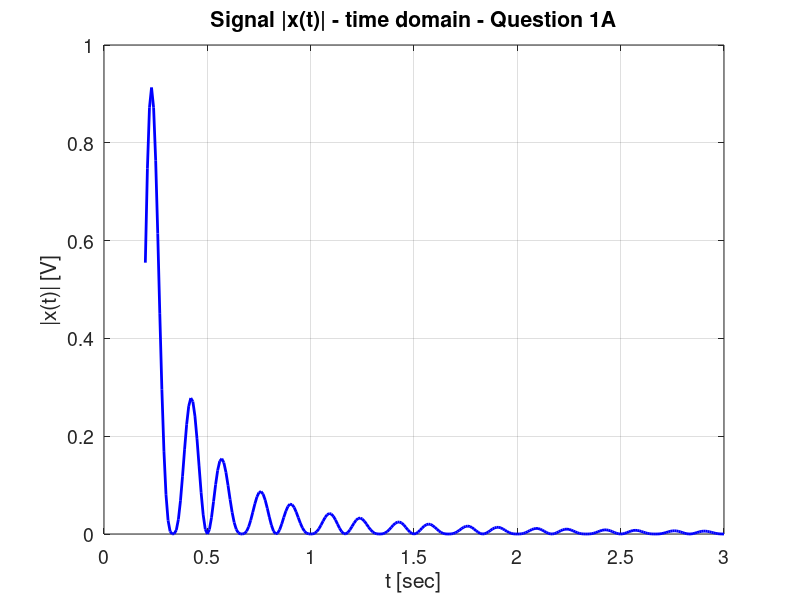
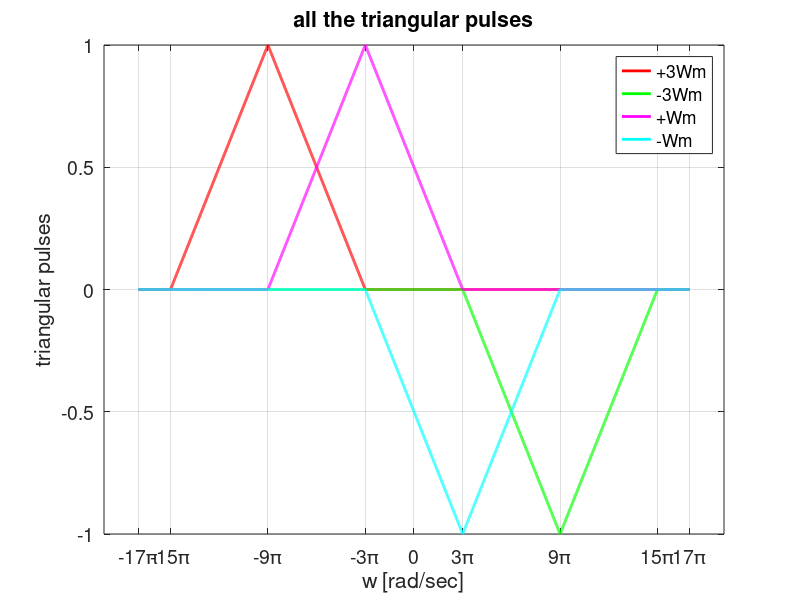
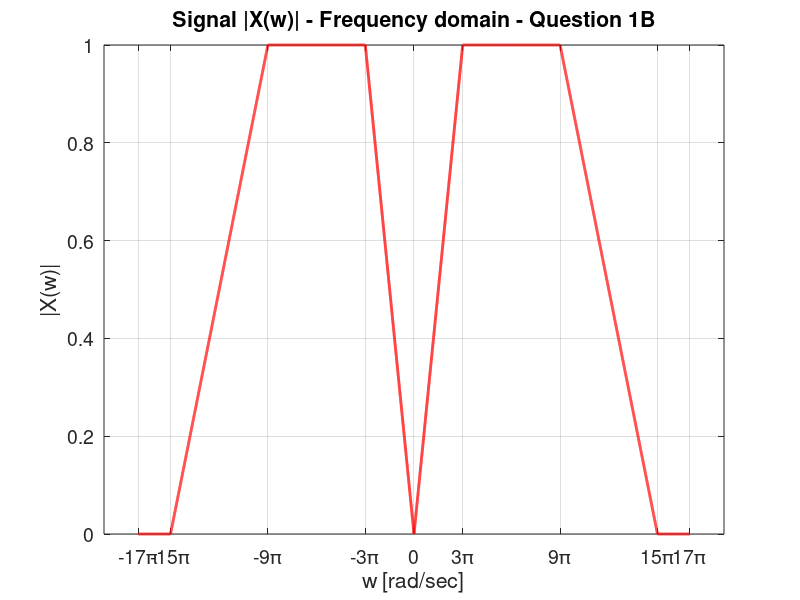
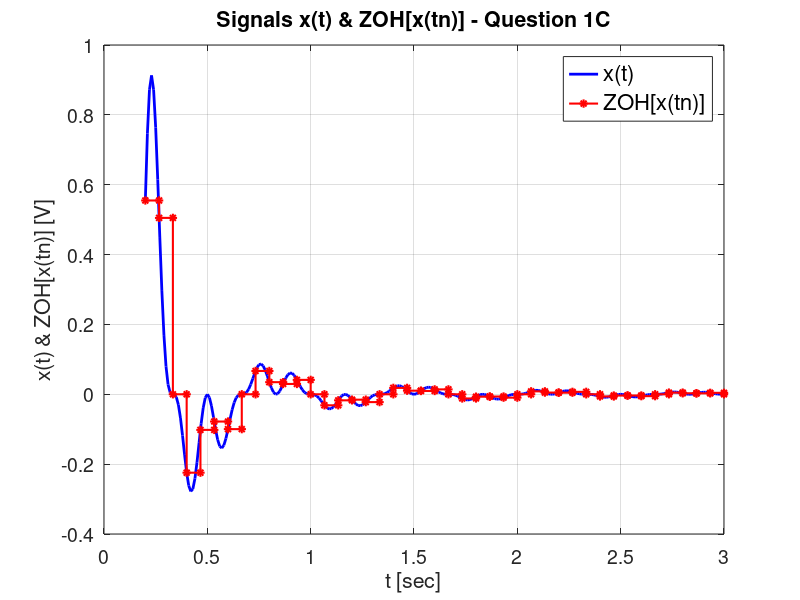

The MATLAB script that drew these images, in order:
clc;
clear all;
close all;
 
% -------------------------- question 1A ----------------------------------
t = 0.2:0.01:3; %continuous time vector
Wm = 3*pi; 
A = 4./(Wm*pi*(t.^2)); % signal amplitude
x_t = A.*((sin(Wm*t)).^2).*(cos(Wm*t)).*(sin(2*Wm*t)); %continuous signal
x_t_abs = abs(x_t); % absolute value of the signal

% showing the signal |x(t)|
figure; % new figure window
plot(t,x_t_abs,'b','LineWidth',2);  % continuous signal graph
title('Signal |x(t)| - time domain - Question 1A','FontSize',18); 
xlabel('t [sec]','FontSize',16); 
ylabel('|x(t)| [V]','FontSize',16);
set(gca, 'FontSize', 14); % defining scale of axis size
grid on;


% -------------------------- question 1B ----------------------------------
w = -17*pi:0.01:17*pi; % frequency vector 
% defining the triangles which assemble X(w)
triangle1 = tripuls(w + 3*Wm, 4*Wm); 
triangle2 = -tripuls(w - 3*Wm, 4*Wm);
triangle3 = tripuls(w + Wm, 4*Wm);
triangle4 = -tripuls(w - Wm, 4*Wm);

%showing all the triangular pulses in one plot
figure; %new figure window
plot(w,triangle1,'r','LineWidth',2);
hold on;
plot(w,triangle2,'g','LineWidth',2);  
hold on;
plot(w,triangle3,'m','LineWidth',2);  
hold on;
plot(w,triangle4,'c','LineWidth',2);  
title('all the triangular pulses','FontSize',18); 
xlabel('w [rad/sec]','FontSize',16); 
ylabel('triangular pulses','FontSize',16);
legend([{'+3Wm'};{'-3Wm'};{'+Wm'};{'-Wm'}],'FontSize',16);
% defining ticks for w axis
xticks([-17*pi, -15*pi, -9*pi, -3*pi, 0, 3*pi, 9*pi, 15*pi, 17*pi]); 
labels = {'-17\pi', '-15\pi', '-9\pi', '-3\pi', '0', '3\pi', '9\pi', '15\pi', '17\pi'};
xticklabels(labels);
set(gca, 'FontSize', 14); % defining scale of axis size
grid on;

% X(w) is the sum of the triangles above
X_w = abs(triangle1 + triangle2 + triangle3 + triangle4);

% showing the signal |X(w)|
figure; %new figure window
plot(w,X_w,'r','LineWidth',2);
title('Signal |X(w)| - Frequency domain - Question 1B','FontSize',18); 
xlabel('w [rad/sec]','FontSize',16); 
ylabel('|X(w)|','FontSize',16);
% defining ticks for w axis
xticks([-17*pi, -15*pi, -9*pi, -3*pi, 0, 3*pi, 9*pi, 15*pi, 17*pi]); 
labels = {'-17\pi', '-15\pi', '-9\pi', '-3\pi', '0', '3\pi', '9\pi', '15\pi', '17\pi'};
xticklabels(labels);
set(gca, 'FontSize', 14); % defining scale of axis size
grid on;


% -------------------------- question 1C ----------------------------------
ws = 10*Wm; % sampling frequency
Ts = (2*pi)/ws; % cycle/period time
tn = 0.2:Ts:3; % discrete time vector
A = 4./(Wm*pi*(tn.^2)); % amplitude with discrete time
x_tn = A.*((sin(Wm*tn)).^2).*(cos(Wm*tn)).*(sin(2*Wm*tn)); % discrete signal

%showing the signal |x(tn)|
figure; %new figure window
plot(t,x_t,'b','LineWidth',2);   
hold on;
stairs(tn, x_tn, '-*r', 'LineWidth', 1.5); % creating ZOH signal with the samplings
title('Signals x(t) & ZOH[x(tn)] - Question 1C','FontSize',18); 
xlabel('t [sec]','FontSize',16); 
ylabel('x(t) & ZOH[x(tn)] [V]','FontSize',16);
set(gca, 'FontSize', 14); % defining scale of axis size
legend([{'x(t)'};{'ZOH[x(tn)]'}],'FontSize',16);
grid on;


% -------------------------- question 1D ----------------------------------
k_vector = [-1,0,1]; % these are the only k's in the infinite sum that will be in the domain
% X_sum will be the sum of all triangles in the domain
X_sum = zeros(size(w));
for k = k_vector
    triangle_1k = tripuls(w - k*ws + 3*Wm, 4*Wm);
    triangle_2k = -tripuls(w - k*ws - 3*Wm, 4*Wm);
    triangle_3k = tripuls(w - k*ws + Wm, 4*Wm);
    triangle_4k = -tripuls(w - k*ws - Wm, 4*Wm);
    X_sum = X_sum + triangle_1k + triangle_2k + triangle_3k + triangle_4k;
end
% defining Xzoh(w)
e_w = exp(-1j*w*(Ts/2)); % sub function
X_w_ZOH = 1j*e_w.*sinc(w/ws).*X_sum;
% defining abs of Xzoh(w)
X_w_ZOH_abs = abs(X_w_ZOH);

%showing the signal |X_ZOH(w)|
figure; %new figure window
plot(w,X_w_ZOH_abs,'r','LineWidth',2);
title('Signal |XZOH(w)| - Frequency domain - Question 1D','FontSize',18); 
xlabel('w [rad/sec]','FontSize',16); 
ylabel('|XZOH(w)|','FontSize',16);
% defining ticks for w axis
xticks([-17*pi, -15*pi, -9*pi, -3*pi, 0, 3*pi, 9*pi, 15*pi, 17*pi]); 
labels = {'-17\pi', '-15\pi', '-9\pi', '-3\pi', '0', '3\pi', '9\pi', '15\pi', '17\pi'};
xticklabels(labels);
set(gca, 'FontSize', 14); % defining scale of axis size
grid on;


% -------------------------- question 1E ----------------------------------
Window = abs(w) <= ws/2; % creating a boolean window for H filter
H_w = (exp(1j*pi*(w/ws))./sinc(w/ws)).*Window; % defining H(w)
% Xrec(w) = Xzoh(w)H(w) - convolution in time <-> multiplication in frequency
X_rec_w = X_w_ZOH.*H_w;
% defining inverse fourier transform with integral using trapz function
x_rec_t = zeros(size(t));
for i = 1:length(t)
    integrand = X_rec_w.*exp(1j*w*t(i));
    x_rec_t(i) = (1/(2*pi))*trapz(w,integrand);
end

%showing the signal X(t) & X_rec(t)
figure; %new figure window
plot(t,x_t,'k','LineWidth',4);   
hold on;
plot(t,x_rec_t,'--r','LineWidth',2); 
title('Signals X(t) & Xrec(t) - Question 1E','FontSize',18); 
xlabel('t [sec]','FontSize',16); 
ylabel('X(t) & Xrec(t) [V]','FontSize',16);
set(gca, 'FontSize', 14); % defining scale of axis size
legend([{'X(t)'};{'Xrec(t)'}],'FontSize',16);
grid on;

% calculate error
error_avg = mean(abs(x_t - x_rec_t));


% -------------------------- question 1F ----------------------------------
ws_new = 9*Wm; % new sampling frequency that will cause aliasing
Ts_new = (2*pi)/ws_new; % new cycle time
% X_sum will be the sum of all triangles in the domain
X_sum_new = zeros(size(w));
for k = k_vector
    triangle_1k = tripuls(w - k*ws_new + 3*Wm, 4*Wm);
    triangle_2k = -tripuls(w - k*ws_new - 3*Wm, 4*Wm);
    triangle_3k = tripuls(w - k*ws_new + Wm, 4*Wm);
    triangle_4k = -tripuls(w - k*ws_new - Wm, 4*Wm);
    X_sum_new = X_sum_new + triangle_1k + triangle_2k + triangle_3k + triangle_4k;
end
% defining the new Xzoh(w)
e_w_new = exp(-1j*w*(Ts_new/2));
X_w_ZOH_new = 1j*e_w_new.*sinc(w/ws_new).*X_sum_new;
X_w_ZOH_abs_new = abs(X_w_ZOH_new);

%showing the signals |X_ZOH(w)| for both ws frequncies on the same plot
figure; %new figure window
plot(w,X_w_ZOH_abs,'r','LineWidth',2);    
hold on;
plot(w,X_w_ZOH_abs_new,'c','LineWidth',2);
title('Signal |XZOH(w)| in both sampling frequencies','FontSize',18); 
xlabel('w [rad/sec]','FontSize',16); 
ylabel('|XZOH(w)|','FontSize',16);
% defining ticks for w axis
xticks([-17*pi, -15*pi, -9*pi, -3*pi, 0, 3*pi, 9*pi, 15*pi, 17*pi]); 
labels = {'-17\pi', '-15\pi', '-9\pi', '-3\pi', '0', '3\pi', '9\pi', '15\pi', '17\pi'};
xticklabels(labels);
set(gca, 'FontSize', 14); % defining scale of axis size
legend([{'Ws = 10Wm'};{'Ws = 9Wm'}],'FontSize',16);
grid on;

% repeating 1E section
% redefining everything - can be seen in section 1E
Window_new = abs(w) <= ws_new/2; 
H_w_new = (exp(1j*pi*(w/ws_new))./sinc(w/ws_new)).*Window_new;
X_rec_w_new = X_w_ZOH_new.*H_w_new;
x_rec_t_new = zeros(size(t));
for i = 1:length(t)
    integrand_new = X_rec_w_new.*exp(1j*w*t(i));
    x_rec_t_new(i) = (1/(2*pi))*trapz(w,integrand_new);
end

%showing the signal X(t) & the new X_rec(t) on the same plot
figure; %new figure window
plot(t,x_t,'k','LineWidth',4);   
hold on;
plot(t,x_rec_t_new,'--r','LineWidth',2); 
title('Signals X(t) & Xrec(t) - Ws = 9Wm - Question 1F','FontSize',18); 
xlabel('t [sec]','FontSize',16); 
ylabel('X(t) & Xrec(t) [V]','FontSize',16);
set(gca, 'FontSize', 14); % defining scale of axis size
legend([{'X(t)'};{'Xrec(t) - Ws = 9Wm'}],'FontSize',16);
grid on;

% calculate error vector
error_avg_new = mean(abs(x_t - x_rec_t_new));


% -------------------------- question 2A ----------------------------------
wA = (2*pi)/5;
wB = pi/7;
t = 0 : 0.01 : 70; % continous time vector
x_t = 5*cos(wA*t) - 3*sin(wB*t); % defining x(t)
T = 70; % cycle time
w0 = (2*pi)/T; % the signal frequency
N = 15; % number of samplings required
dt = 70/15; % diffrence between samplings
tn = 0 : dt : (T-dt); % discrete time vector
x_tn = 5*cos(wA*tn) - 3*sin(wB*tn); % defining x(tn)

%showing the signal x(t) & x(tn)
figure; %new figure window
plot(t,x_t,'c','LineWidth',2);   
hold on;
plot(tn,x_tn,'*r','LineWidth',2); 
title('Signals x(t) & x(tn) - Question 2A','FontSize',18); 
xlabel('t [sec]','FontSize',16); 
ylabel('x(t) & x(tn) [V]','FontSize',16);
set(gca, 'FontSize', 14); % defining scale of axis size
legend([{'x(t)'};{'x(tn)'}],'FontSize',16);
grid on;


% -------------------------- question 2B ----------------------------------
n_vec = (0 : N-1).'; % coloumn vector
k_vec = (-7 : 7); % row vector
nk = (n_vec*k_vec); % creating a matrix in nxk
F_mat = exp(1j*((2*pi)/N)*nk); % exp(matrix) -> matrix of exponents
inv_F = inv(F_mat); % creating the inverse(F) matrix
a_vec = inv_F*(x_tn.'); % calculating the coefficients vector


% -------------------------- question 2C ----------------------------------
% creating Xrec(t) as the sum of harmonics as k runs from -7 to 7
x_rec_t = zeros(size(t));
k_vec(-1+8) = 14;
k_vec(1+8) = -14;
% assembling the fourier sum
for i = 1:length(k_vec)
    a_k = a_vec(i);
    k = k_vec(i);
    x_k = a_k * exp(1j*w0*k*t);
    x_rec_t = x_rec_t + x_k;
end

%showing the signal x(t) & Xrec(t)
figure; %new figure window
plot(t,x_t,'k','LineWidth',4);   
hold on;
plot(t,x_rec_t,'--c','LineWidth',2);
hold on;
plot(tn,x_tn,'*r','LineWidth',2); 
title('Signals X(t) & Xrec(t) - Question 2C','FontSize',18); 
xlabel('t [sec]','FontSize',16); 
ylabel('X(t) & Xrec(t) [V]','FontSize',16);
set(gca, 'FontSize', 14); % defining scale of axis size
legend([{'X(t)'};{'Xrec(t)'};{'X(tn)'}],'FontSize',16);
grid on;


% -------------------------- question 2D ----------------------------------
% repeating 2A
% defining random samplings
tn_random = sort(rand(N,1)*T); % discrete random time coloumn vector
% safety loop that checks that all the samplings are far enough from each other
% and also verifies that we did not sample exactly on t=0 and t=70
while min(diff(tn_random)) < 0.1 || (tn_random(1) == 0 && tn_random(15) == 70)
    tn_random = sort(rand(N,1)*T); % discrete random time coloumn vector
end 
% defining x(tn_random)
x_tn_random = 5*cos(wA*tn_random) - 3*sin(wB*tn_random); 

%showing the signal x(t) & x(tn_random)
figure; %new figure window
plot(t,x_t,'k','LineWidth',2);   
hold on;
plot(tn_random,x_tn_random,'*r','LineWidth',2); 
title('Signals x(t) & x(tn random) - Question 2D','FontSize',18); 
xlabel('t [sec]','FontSize',16); 
ylabel('x(t) & x(tn random) [V]','FontSize',16);
set(gca, 'FontSize', 14); % defining scale of axis size
legend([{'x(t)'};{'x(tn random)'}],'FontSize',16);
grid on;

% repeating 2B
tnk = (tn_random*k_vec); % creating a matrix in nxk
F_mat = exp(1j*w0*tnk); % exp(matrix) -> matrix of exponents
inv_F = inv(F_mat); % creating the inverse(F) matrix
a_vec_random = inv_F*(x_tn_random); % calculating the coefficients vector

% repeating 2C
% creating Xrec(t) with random samplings from the fourier sum
x_rec_t_random = zeros(size(t));
% assembling the fourier sum
for i = 1:length(k_vec)
    a_k = a_vec(i);
    k = k_vec(i);
    x_k = a_k * exp(1j*w0*k*t);
    x_rec_t_random = x_rec_t_random + x_k;
end

%showing the signal x(t) & Xrec(t) after random samplings
figure; %new figure window
plot(t,x_t,'k','LineWidth',4);   
hold on;
plot(t,x_rec_t_random,'--c','LineWidth',2);
hold on;
plot(tn_random,x_tn_random,'*r','LineWidth',2); 
title('Signals X(t) & Xrec(t) after random samplings - Question 2D','FontSize',18); 
xlabel('t [sec]','FontSize',16); 
ylabel('X(t) & Xrec(t) [V]','FontSize',16);
set(gca, 'FontSize', 14); % defining scale of axis size
legend([{'X(t)'};{'Xrec(t)'};{'X(tn random)'}],'FontSize',16);
grid on;


% -------------------------- question 2E ----------------------------------
% repeating section 2B - Uniform sample with uncertainty of tn = tn+0.01*rand(1)
tn_2 = zeros(size(tn));
for i = 1:length(tn)
    tn_2(i) = tn(i) + 0.01*rand(1);
end
% calculating new a vector
tn2_k = (tn_2.'*k_vec); % creating a matrix in tnxk
F_mat_2 = exp(1j*w0*tn2_k); % exp(matrix) -> matrix of exponents
inv_F_2 = inv(F_mat_2); % creating the inverse(F) matrix
a_vec_2 = inv_F_2*(x_tn.'); % calculating the coefficients vector

% calculating K(F) - condition number of F
K_F = cond(F_mat_2);

% repeating section 2C - Uniform sample with uncertainty of tn = tn+0.01*rand(1)
% creating Xrec(t) as the sum of harmonics
x_rec2_t = zeros(size(t));
% assembling the fourier sum
for i = 1:length(k_vec)
    a_k = a_vec_2(i);
    k = k_vec(i);
    x_k = a_k * exp(1j*w0*k*t);
    x_rec2_t = x_rec2_t + x_k;
end

%showing the signal x(t) & Xrec2(t)
figure; %new figure window
plot(t,x_t,'k','LineWidth',4);   
hold on;
plot(t,x_rec2_t,'--c','LineWidth',2);
hold on;
plot(tn,x_tn,'*r','LineWidth',2); 
title('Signals X(t) & Xrec(t) with uncertainty of tn = tn+0.01*rand(1) - Question 2E','FontSize',18); 
xlabel('t [sec]','FontSize',16); 
ylabel('X(t) & Xrec(t) [V]','FontSize',16);
set(gca, 'FontSize', 14); % defining scale of axis size
legend([{'X(t)'};{'Xrec(t)'};{'X(tn)'}],'FontSize',16);
grid on;

% calculate error
error_avg = mean(abs(x_t - x_rec2_t));

% repeating 2D which is repeating again 2A,B,C with random samplings
% repeating section 2B - RANDOM sample with uncertainty of tn = tn+0.01*rand(1)
tn_random_2 = zeros(size(tn));
for i = 1:length(tn)
    tn_random_2(i) = tn_random(i) + 0.01*rand(1);
end
% calculating new a vector
tn_random_2_k = (tn_random_2.'*k_vec); % creating a matrix in tnxk
F_mat_random_2 = exp(1j*w0*tn_random_2_k); % exp(matrix) -> matrix of exponents
inv_F_random_2 = inv(F_mat_random_2); % creating the inverse(F) matrix
a_vec_random_2 = inv_F_random_2*(x_tn_random); % calculating the coefficients vector

% calculating K(F) - condition number of F
K_F_2 = cond(F_mat_random_2);

% repeating section 2C - RANDOM sample with uncertainty of tn = tn+0.01*rand(1)
% creating Xrec(t) as the sum of harmonics
x_rec2_random_t = zeros(size(t));
% assembling the fourier sum
for i = 1:length(k_vec)
    a_k = a_vec_random_2(i);
    k = k_vec(i);
    x_k = a_k * exp(1j*w0*k*t);
    x_rec2_random_t = x_rec2_random_t + x_k;
end

%showing the signal x(t) & Xrec2(t)
figure; %new figure window
plot(t,x_t,'k','LineWidth',2);   
hold on;
plot(t,x_rec2_random_t,'--r','LineWidth',2);
hold on;
plot(tn_random,x_tn_random,'*m','LineWidth',2); 
title('Signals X(t) & Xrec(t) - random tn with uncertainty of tn = tn+0.01*rand(1) - Question 2E','FontSize',18); 
xlabel('t [sec]','FontSize',16); 
ylabel('X(t) & Xrec(t) [V]','FontSize',16);
set(gca, 'FontSize', 14); % defining scale of axis size
legend([{'X(t)'};{'Xrec(t)'};{'X(tn)'}],'FontSize',16);
grid on;

% calculate error
error_avg_2 = mean(abs(x_t - x_rec2_random_t));


% -------------------------- question 2F ----------------------------------
% repeating section 2A - 40 RANDOM samplings
% defining 40 random samplings
N_40 = 40;
tn_random_40 = sort(rand(N_40,1)*T); % discrete random time coloumn vector
% safety loop that checks that all the samplings are far enough from each other
% and also verifies that we did not sample exactly on t=0 and t=70
while min(diff(tn_random_40)) < 0.1 || (tn_random_40(1) == 0 && tn_random_40(40) == 70)
    tn_random_40 = sort(rand(N_40,1)*T); % discrete random time coloumn vector
end 
% defining x(tn_random)
x_tn_random_40 = 5*cos(wA*tn_random_40) - 3*sin(wB*tn_random_40); 

%showing the signal x(t) & x(tn_random_40)
figure; %new figure window
plot(t,x_t,'k','LineWidth',2);   
hold on;
plot(tn_random_40,x_tn_random_40,'*r','LineWidth',2); 
title('Signals x(t) & x(tn random) - 40 samplings Question 2F','FontSize',18); 
xlabel('t [sec]','FontSize',16); 
ylabel('x(t) & x(tn random) [V]','FontSize',16);
set(gca, 'FontSize', 14); % defining scale of axis size
legend([{'x(t)'};{'x(tn random)'}],'FontSize',16);
grid on;

% repeating section 2B - 40 RANDOM samplings with uncertainty of tn = tn+0.01*rand(1)
tn_random_for_F_40 = zeros(size(tn_random_40));
for i = 1:length(tn_random_40)
    tn_random_for_F_40(i) = tn_random_40(i) + 0.01*rand(1);
end
% calculating new a vector
tn_random_40_k = (tn_random_for_F_40*k_vec); % creating a matrix in 40x15 (tnk)
F_40 = exp(1j*w0*tn_random_40_k); % exp(matrix) -> matrix of exponents
F_40_T = transpose(F_40); % transposing F

% a = [[(F^T)*F]^(-1)]*(F^T)*x
a_vec_random_40 = ((inv(F_40_T*F_40))*F_40_T)*x_tn_random_40;

% calculating K(F) - condition number of F
K_F_40 = cond(F_40);

% repeating section 2C - 40 RANDOM samplings with uncertainty of tn = tn+0.01*rand(1)
% creating Xrec(t) as the sum of harmonics
x_rec40_random_t = zeros(size(t));
% assembling the fourier sum
for i = 1:length(k_vec)
    a_k = a_vec_random_40(i);
    k = k_vec(i);
    x_k = a_k * exp(1j*w0*k*t);
    x_rec40_random_t = x_rec40_random_t + x_k;
end

%showing the signal x(t) & Xrec40(t)
figure; %new figure window
plot(t,x_t,'k','LineWidth',2);   
hold on;
plot(t,x_rec40_random_t,'--r','LineWidth',2);
hold on;
plot(tn_random_40,x_tn_random_40,'*m','LineWidth',2); 
title('Signals X(t) & Xrec(t) - 40 random samplings with uncertainty of tn = tn+0.01*rand(1) - Question 2F','FontSize',18); 
xlabel('t [sec]','FontSize',16); 
ylabel('X(t) & Xrec(t) [V]','FontSize',16);
set(gca, 'FontSize', 14); % defining scale of axis size
legend([{'X(t)'};{'Xrec(t)'};{'X(tn)'}],'FontSize',16);
grid on;

% calculate error
error_avg_40 = mean(abs(x_t - x_rec40_random_t));
